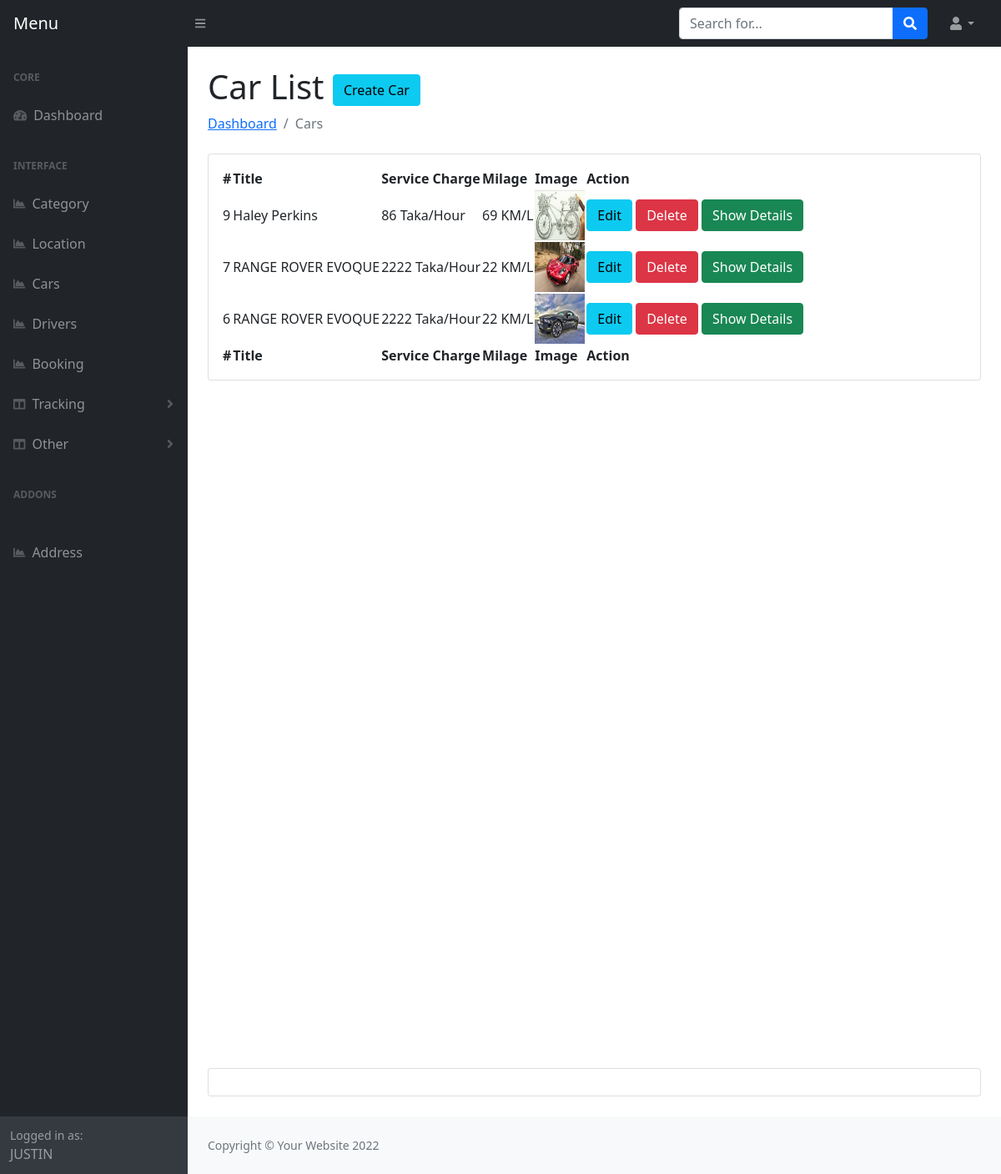
Screenshot of /admin/cars.php (signed in) with the database file from the repository.
### tables this page shows
CREATE TABLE `cars` (
  `id` int(11) NOT NULL,
  `cat_id` int(11) NOT NULL,
  `name` varchar(200) NOT NULL,
  `model` varchar(200) NOT NULL,
  `mileage` varchar(200) NOT NULL,
  `seats` int(11) NOT NULL,
  `fuel` varchar(200) NOT NULL,
  `service_charge` varchar(200) NOT NULL,
  `driver_food_charge` varchar(200) NOT NULL,
  `description` text NOT NULL,
  `image` varchar(155) NOT NULL,
  `transmission` varchar(155) NOT NULL DEFAULT 'Manual',
  `airconditions` tinytext NOT NULL,
  `child_seat` tinytext NOT NULL,
  `gps` tinyint(4) NOT NULL,
  `luggage` tinytext NOT NULL,
  `music` tinytext NOT NULL,
  `seat_belt` tinyint(4) NOT NULL,
  `sleeping_bed` tinyint(4) NOT NULL,
  `water` tinyint(4) NOT NULL,
  `bluetooth` tinyint(4) NOT NULL,
  `onboard_computer` tinyint(4) NOT NULL,
  `audio_input` tinyint(4) NOT NULL,
  `long_term_trips` tinyint(4) NOT NULL,
  `car_kit` tinyint(4) NOT NULL,
  `remote_central_locking` tinyint(4) NOT NULL,
  `climate_control` tinyint(4) NOT NULL,
  `flag` tinyint(4) NOT NULL,
  `created_at` timestamp NOT NULL DEFAULT current_timestamp()
);

### admin/cars.php (the view, shortened to what this page needs)
<?php include 'header.php'; ?>
                <main>
                    <div class="container-fluid px-4">
                        <h1 class="mt-4">Car List <a class="btn btn-info" href="createcar.php">Create Car</a></h1>
                        <ol class="breadcrumb mb-4">
                            <li class="breadcrumb-item"><a href="index.php">Dashboard</a></li>
                            <li class="breadcrumb-item active">Cars</li>
                        </ol>
                        <div class="card mb-4">
                            <div class="card-body">
                                    <table id="datatablesSimple">
                                    <thead>
                                        <tr>
                                            <th>#</th>
                                            <th>Title</th>
                                            <th>Service Charge</th>
                                            <th>Milage</th>
                                            <th>Image</th>
                                            <th>Action</th>
                                        </tr>
                                    </thead>
                                    <tfoot>
                                        <tr>
                                            <th>#</th>
                                            <th>Title</th>
                                            <th>Service Charge</th>
                                            <th>Milage</th>
                                            <th>Image</th>
                                            <th>Action</th>
                                        </tr>
                                    </tfoot>
                                    <tbody>
                                        <?php
                                                 $query = "SELECT * FROM cars where flag=0 Order By id desc";
                                                 $result = $con->query($query);
                                                 if ($result->num_rows > 0) {
                                                     foreach ($result as $key => $value) {
                                        ?>
                                        <tr>
                                            <td><?php echo $value['id']; ?></td>
                                            <td><?php echo $value['name']." ".$value['model'] ?></td>
                                            <td><?php echo $value['service_charge']; ?> Taka/Hour</td>
                                            <td><?php echo $value['mileage']; ?> KM/L</td>
                                            <td><img style="height:60px;width: 60px;" src="../<?php echo $value['image']; ?>"></td>
                                            <td>
                                                <a href="editcar.php?editid=<?php echo $value['id']; ?>" class="btn btn-info">Edit</a>
                                                <a href="?delid=<?php echo $value['id']; ?>" class="btn btn-danger">Delete</a>
                                                <a target="_blank" href="../car-single.php?carid=<?php echo $value['id']; ?>" class="btn btn-success">Show Details</a>
                                            </td>
                                        </tr>
                                    <?php }} ?>
                                    </tbody>
                                </table>
                            </div>
                        </div>
                        <div style="height: 100vh"></div>
                        <div class="card mb-4"><div class="card-body"></div></div>
                    </div>
                </main>
 <?php include 'footer.php'; ?>

### rows the page displays
cars: id "9", name "Haley", model "Perkins", service_charge "86", mileage "69", image (picture)
cars: id "7", name "RANGE ROVER", model "EVOQUE", service_charge "2222", mileage "22", image (picture)
cars: id "6", name "RANGE ROVER", model "EVOQUE", service_charge "2222", mileage "22", image (picture)

### other values shown
$_SESSION['name'] "JUSTIN"
